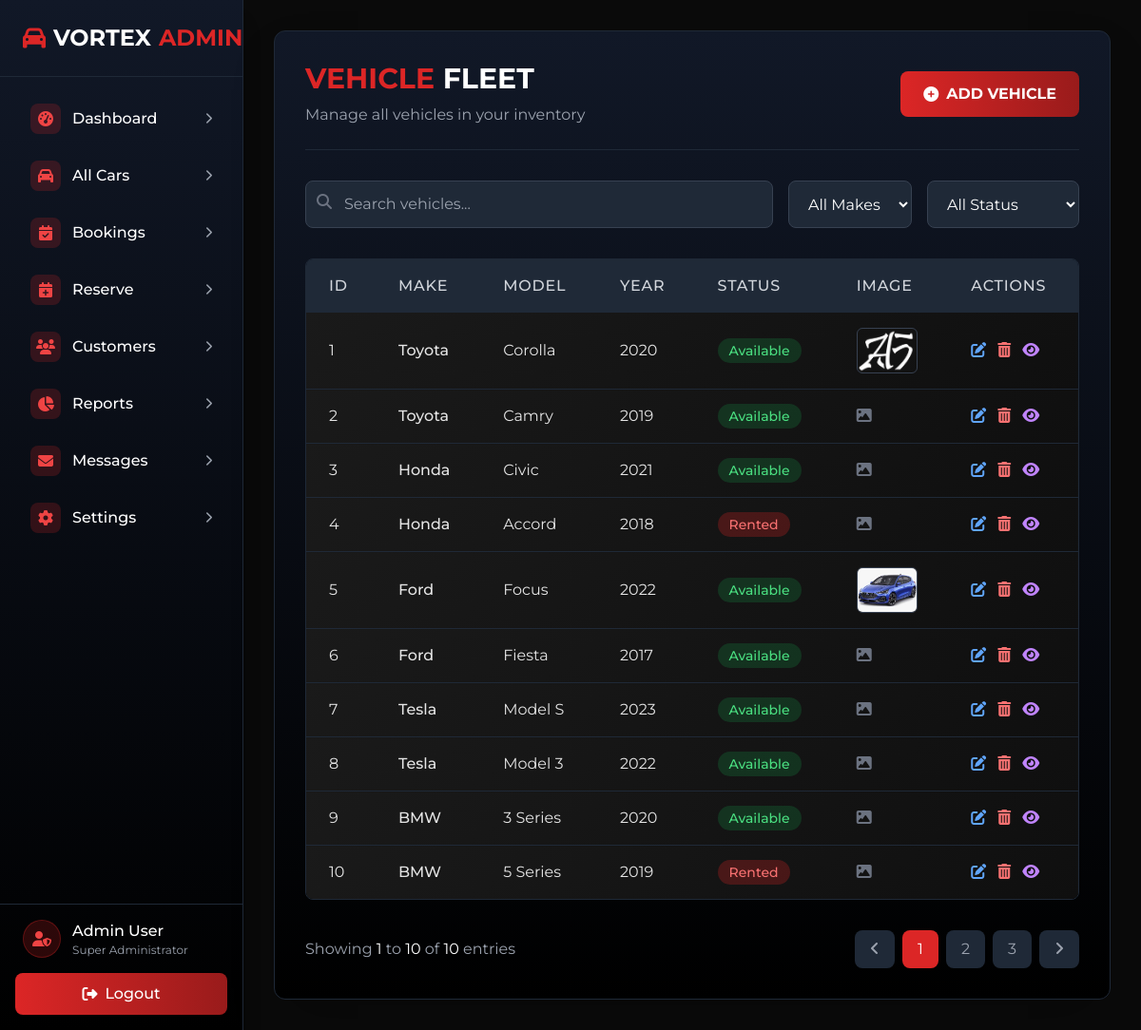
The page /allcars.php on the database its author committed.
### tables this page shows
CREATE TABLE `cars` (
  `id` int NOT NULL AUTO_INCREMENT,
  `car_model_id` int NOT NULL,
  `year` int NOT NULL,
  `color` varchar(30) DEFAULT NULL,
  `mileage` int DEFAULT NULL,
  `transmission` enum('automatic','manual') NOT NULL,
  `fuel_type` enum('petrol','diesel','electric','hybrid') NOT NULL,
  `available` tinyint(1) DEFAULT '1',
  `daily_rate` decimal(10,2) DEFAULT '100.00',
  `created_at` timestamp NOT NULL DEFAULT CURRENT_TIMESTAMP,
  `image_url` varchar(255) DEFAULT NULL,
  PRIMARY KEY (`id`),
  KEY `car_model_id` (`car_model_id`),
  CONSTRAINT `cars_ibfk_1` FOREIGN KEY (`car_model_id`) REFERENCES `car_models` (`id`) ON DELETE CASCADE
);

CREATE TABLE `car_models` (
  `id` int NOT NULL AUTO_INCREMENT,
  `make` varchar(50) NOT NULL,
  `model` varchar(50) NOT NULL,
  PRIMARY KEY (`id`),
  UNIQUE KEY `make` (`make`,`model`)
);

### allcars.php (the view, shortened to what this page needs)
<?php
require_once 'db.php';
$sql = "SELECT cars.*, car_models.make, car_models.model
        FROM cars
        LEFT JOIN car_models ON cars.car_model_id = car_models.id";
$result = $conn->query($sql);
$carsData = [];
if ($result && $result->num_rows > 0) {
    while ($row = $result->fetch_assoc()) {
        $carsData[] = $row;
    }
}
?>
<!DOCTYPE html>
<html lang="en">
<head>
    <script src="https://cdn.tailwindcss.com"></script>
    <link rel="stylesheet" href="https://cdnjs.cloudflare.com/ajax/libs/font-awesome/6.4.0/css/all.min.css">
</head>
<body class="min-h-screen flex">
    <?php include 'sidebar.php'; ?>
    <main class="flex-1 p-8">
        <div class="bg-gradient-to-b from-gray-900 to-black rounded-xl shadow-2xl p-8 border border-gray-800">
            <div class="flex flex-col md:flex-row justify-between items-start md:items-center mb-8 border-b border-gray-800 pb-6">
                <div>
                    <h1 class="text-3xl font-bold text-white mb-2">
                        <span class="text-red-600">VEHICLE</span> FLEET
                    </h1>
                    <p class="text-gray-400">Manage all vehicles in your inventory</p>
                </div>
                <a href="car_add.php" class="mt-4 md:mt-0 px-6 py-3 bg-gradient-to-r from-red-600 to-red-800 hover:from-red-700 hover:to-red-900 text-white rounded-lg font-bold transition-all transform hover:scale-105 flex items-center">
                    <i class="fas fa-plus-circle mr-2"></i> ADD VEHICLE
                </a>
            </div>
            <div class="mb-8 flex flex-col md:flex-row gap-4">
                <div class="relative flex-1">
                    <input id="searchInput" type="text" placeholder="Search vehicles..." aria-label="Search vehicles" class="w-full pl-10 pr-4 py-3 bg-gray-800 border border-gray-700 rounded-lg focus:outline-none focus:ring-2 focus:ring-red-600 text-white">
                    <i class="fas fa-search absolute left-3 top-3.5 text-gray-500"></i>
                </div>
                <select id="makeFilter" class="bg-gray-800 border border-gray-700 rounded-lg px-4 py-3 text-white focus:outline-none focus:ring-2 focus:ring-red-600">
                    <option value="all">All Makes</option>
                </select>
                <select id="statusFilter" class="bg-gray-800 border border-gray-700 rounded-lg px-4 py-3 text-white focus:outline-none focus:ring-2 focus:ring-red-600">
                    <option value="all">All Status</option>
                </select>
            </div>
            <div class="overflow-x-auto rounded-lg border border-gray-800">
                <table class="min-w-full" id="cars-table">
                    <thead class="bg-gray-800">
                        <tr>
                            <th class="py-4 px-6 text-left text-gray-300 font-medium uppercase tracking-wider">ID</th>
                            <th class="py-4 px-6 text-left text-gray-300 font-medium uppercase tracking-wider">Make</th>
                            <th class="py-4 px-6 text-left text-gray-300 font-medium uppercase tracking-wider">Model</th>
                            <th class="py-4 px-6 text-left text-gray-300 font-medium uppercase tracking-wider">Year</th>
                            <th class="py-4 px-6 text-left text-gray-300 font-medium uppercase tracking-wider">Status</th>
                            <th class="py-4 px-6 text-left text-gray-300 font-medium uppercase tracking-wider">Image</th>
                            <th class="py-4 px-6 text-left text-gray-300 font-medium uppercase tracking-wider">Actions</th>
                        </tr>
                    </thead>
                    <tbody class="divide-y divide-gray-800">
                    <?php if (!empty($carsData)): ?>
                        <?php foreach ($carsData as $row): ?>
                            <?php $row_status = (isset($row['status']) && $row['status'] !== '') ? $row['status'] : ($row['available'] ? 'Available' : 'Rented'); ?>
                            <tr class="car-row" data-make="<?php echo htmlspecialchars($row['make']); ?>" data-model="<?php echo htmlspecialchars($row['model']); ?>" data-year="<?php echo htmlspecialchars($row['year']); ?>" data-status="<?php echo htmlspecialchars($row_status); ?>" data-color="<?php echo htmlspecialchars($row['color'] ?? ''); ?>" data-transmission="<?php echo htmlspecialchars($row['transmission'] ?? ''); ?>" data-fuel="<?php echo htmlspecialchars($row['fuel_type'] ?? ''); ?>" onclick="showCarModal(<?php echo htmlspecialchars(json_encode($row), ENT_QUOTES, 'UTF-8'); ?>)">
                                <td class="py-4 px-6"><?php echo htmlspecialchars($row['id']); ?></td>
                                <td class="py-4 px-6 font-medium"><?php echo htmlspecialchars($row['make']); ?></td>
                                <td class="py-4 px-6"><?php echo htmlspecialchars($row['model']); ?></td>
                                <td class="py-4 px-6"><?php echo htmlspecialchars($row['year']); ?></td>
                                <td class="py-4 px-6">
                                    <?php if ($row['available']): ?>
                                        <span class="px-3 py-1 bg-green-900/50 text-green-400 rounded-full text-sm font-medium">Available</span>
                                    <?php else: ?>
                                        <span class="px-3 py-1 bg-red-900/50 text-red-400 rounded-full text-sm font-medium">Rented</span>
                                    <?php endif; ?>
                                </td>
                                <td class="py-4 px-6">
                                    <?php if (!empty($row['image_url'])): ?>
                                        <div class="w-16 h-12 rounded-md overflow-hidden border border-gray-700">
                                            <img src="<?php echo htmlspecialchars($row['image_url']); ?>" alt="Car Image" class="w-full h-full object-cover">
                                        </div>
                                    <?php else: ?>
                                        <span class="text-gray-500"><i class="fas fa-image"></i></span>
                                    <?php endif; ?>
                                </td>
                                <td class="py-4 px-6" onclick="event.stopPropagation();">
                                    <div class="flex space-x-3">
                                        <a href="car_edit.php?id=<?php echo $row['id']; ?>" class="action-btn text-blue-400 hover:text-blue-300" title="Edit">
                                            <i class="fas fa-edit"></i>
                                        </a>
                                        <a href="car_delete.php?id=<?php echo $row['id']; ?>" class="action-btn text-red-400 hover:text-red-300" title="Delete" onclick="return confirm('Are you sure you want to delete this vehicle?');">
                                            <i class="fas fa-trash-alt"></i>
                                        </a>
                                        <button class="action-btn text-purple-400 hover:text-purple-300" title="Quick View" onclick="showCarModal(<?php echo htmlspecialchars(json_encode($row), ENT_QUOTES, 'UTF-8'); ?>">
                                            <i class="fas fa-eye"></i>
                                        </button>
                                    </div>
                                </td>
                            </tr>
                        <?php endforeach; ?>
                    <?php endif; ?>
                    </tbody>
                </table>
            </div>
            <div class="mt-8 flex justify-between items-center">
                <div class="text-gray-400">
                    Showing <span class="text-white" id="showingFrom">0</span> to <span class="text-white" id="showingTo">0</span> of <span class="text-white" id="totalEntries"><?php echo count($carsData); ?></span> entries
                </div>
                <div class="flex space-x-2">
                    <button class="px-4 py-2 bg-gray-800 rounded-lg text-gray-400 hover:bg-gray-700 hover:text-white">
                        <i class="fas fa-angle-left"></i>
                    </button>
                    <button class="px-4 py-2 bg-red-600 rounded-lg text-white">1</button>
                    <button class="px-4 py-2 bg-gray-800 rounded-lg text-gray-400 hover:bg-gray-700 hover:text-white">2</button>
                    <button class="px-4 py-2 bg-gray-800 rounded-lg text-gray-400 hover:bg-gray-700 hover:text-white">3</button>
                    <button class="px-4 py-2 bg-gray-800 rounded-lg text-gray-400 hover:bg-gray-700 hover:text-white">
                        <i class="fas fa-angle-right"></i>
                    </button>
                </div>
            </div>
        </div>
    </main>
</body>
</html>

### allcars.php (style rules this page uses)
body { font-family: 'Montserrat', sans-serif; background-color: #0a0a0a; color: #e5e5e5; }
.car-row { transition: all 0.3s ease; background: linear-gradient(145deg, #1a1a1a, #0f0f0f); }
.action-btn { transition: all 0.2s ease; }

### rows shown on the page
cars: id "1", car_model.make "Toyota", car_model.model "Corolla", year "2020", available "Available", image_url (picture)
cars: id "2", car_model.make "Toyota", car_model.model "Camry", year "2019", available "Available"
cars: id "3", car_model.make "Honda", car_model.model "Civic", year "2021", available "Available"
cars: id "4", car_model.make "Honda", car_model.model "Accord", year "2018", available "Rented"
cars: id "5", car_model.make "Ford", car_model.model "Focus", year "2022", available "Available", image_url (picture)
cars: id "6", car_model.make "Ford", car_model.model "Fiesta", year "2017", available "Available"
cars: id "7", car_model.make "Tesla", car_model.model "Model S", year "2023", available "Available"
cars: id "8", car_model.make "Tesla", car_model.model "Model 3", year "2022", available "Available"
cars: id "9", car_model.make "BMW", car_model.model "3 Series", year "2020", available "Available"
cars: id "10", car_model.make "BMW", car_model.model "5 Series", year "2019", available "Rented"

### other values the page prints
$display_name "Admin User"
count($carsData) "10"
